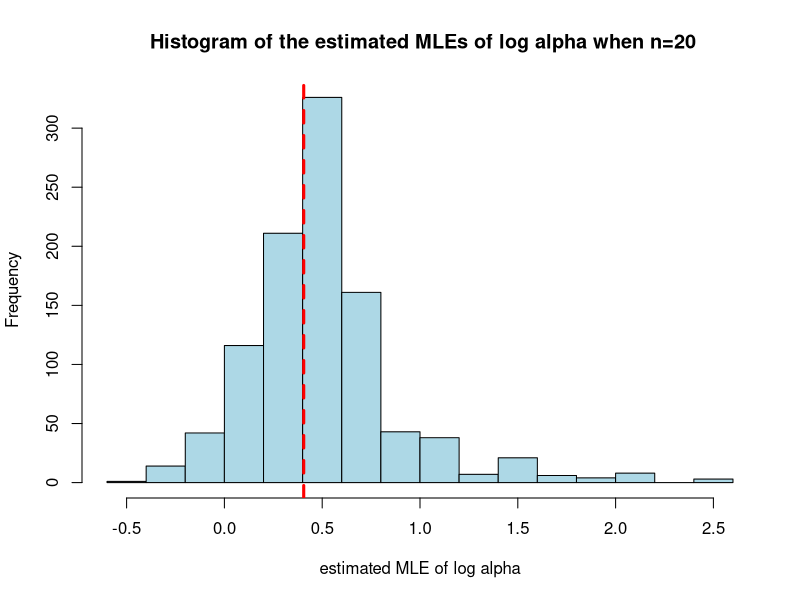
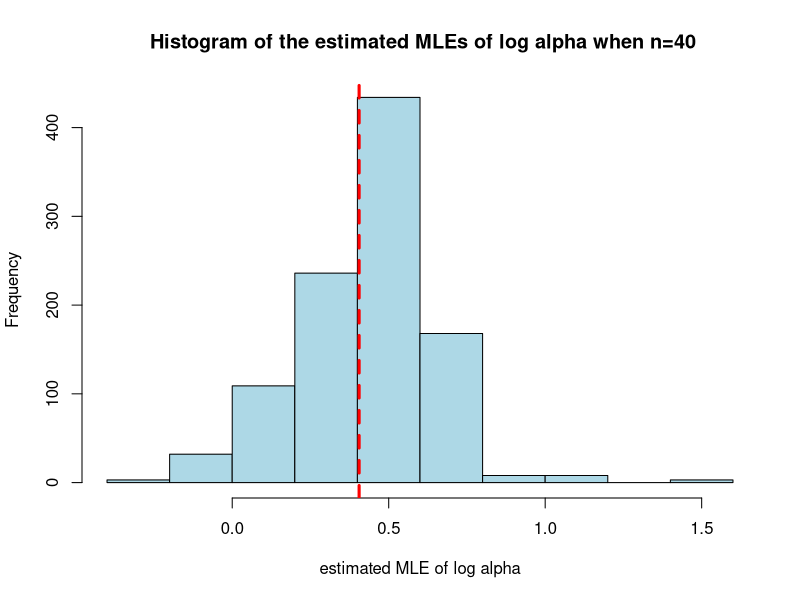
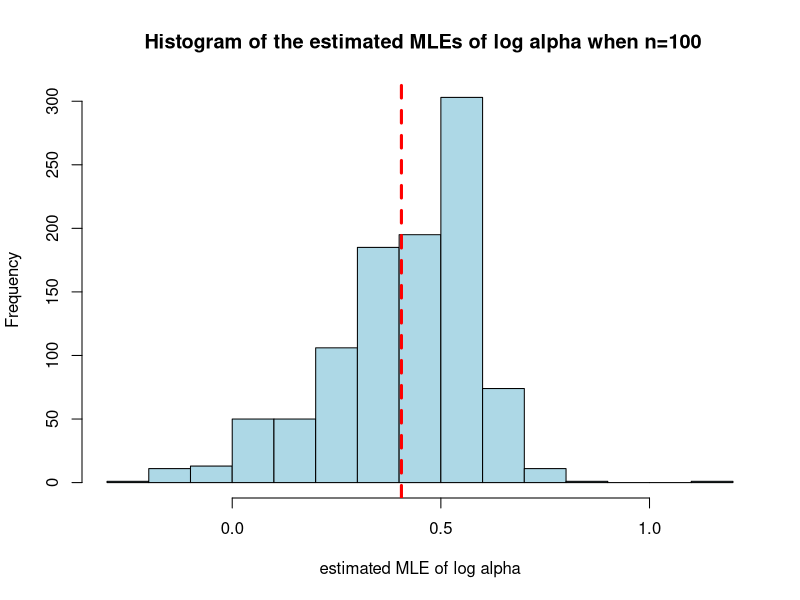

R code for these plots, in order:
## ---- chunk 1
knitr::opts_chunk$set(echo = TRUE)
## ---- chunk 2
MLE=function(n1){
  #1)function to compute mle
  MyMLE=function(data1){
    fit = optimize(data1,c(0,50),maximum = T)
    
    return(log(fit$maximum))}
  

  
  loglikegamma=function(shape){
    #2i)simulating from gamma distribution
    data2=rgamma(n=n1, shape=1.5, scale = 2.2) 
    
    l=sum(dgamma(data2,shape,scale=2.2,log=T))
    return(l)
  }
  
  v<-c((MyMLE(loglikegamma)))
  #2ii and iii)
  for(x in 1:1000){
    v<-append(v,(MyMLE(loglikegamma)))
    
  }
return(v) 
}
## ---- chunk 3
  #2iv)
  hist(MLE(20), col="lightblue",xlab='estimated MLE of log alpha',main=' Histogram of the estimated MLEs of log alpha when n=20')
  #2v)
  abline(v=log(1.5), col="red", lwd=3, lty=2)
## ---- chunk 4
#2vi)
q11=quantile(MLE(20),probs=0.025)
q11
## ---- chunk 5
q12=quantile(MLE(20),probs=0.975)
q12
## ---- chunk 6
  #3)
  hist(MLE(40), col="lightblue",xlab='estimated MLE of log alpha',main=' Histogram of the estimated MLEs of log alpha when n=40')
  
  abline(v=log(1.5), col="red", lwd=3, lty=2)
## ---- chunk 7

q21=quantile(MLE(40),probs=0.025)
q21
## ---- chunk 8
q22=quantile(MLE(40),probs=0.975)
q22
## ---- chunk 9
  #4)
  hist(MLE(100), col="lightblue",xlab='estimated MLE of log alpha',main=' Histogram of the estimated MLEs of log alpha when n=100')
  
  abline(v=log(1.5), col="red", lwd=3, lty=2)
## ---- chunk 10

q31=quantile(MLE(100),probs=0.025)
q31
## ---- chunk 11
q32=quantile(MLE(100),probs=0.975)
q32
## ---- chunk 12
gap1=q12-q11
gap1
## ---- chunk 13
gap2=q22-q21
gap2
## ---- chunk 14
gap3=q32-q31
gap3
